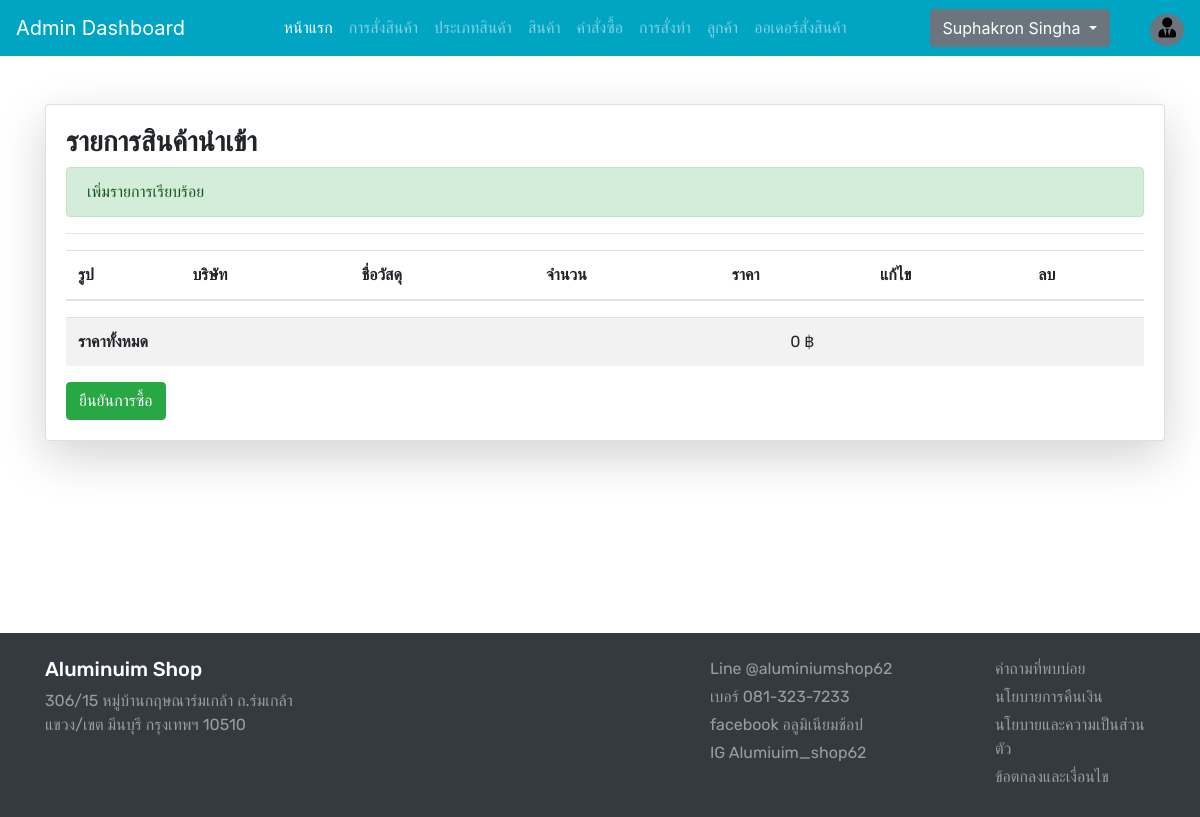
The page /admin/admincompanyIN.php (signed in) on the database as committed earlier.
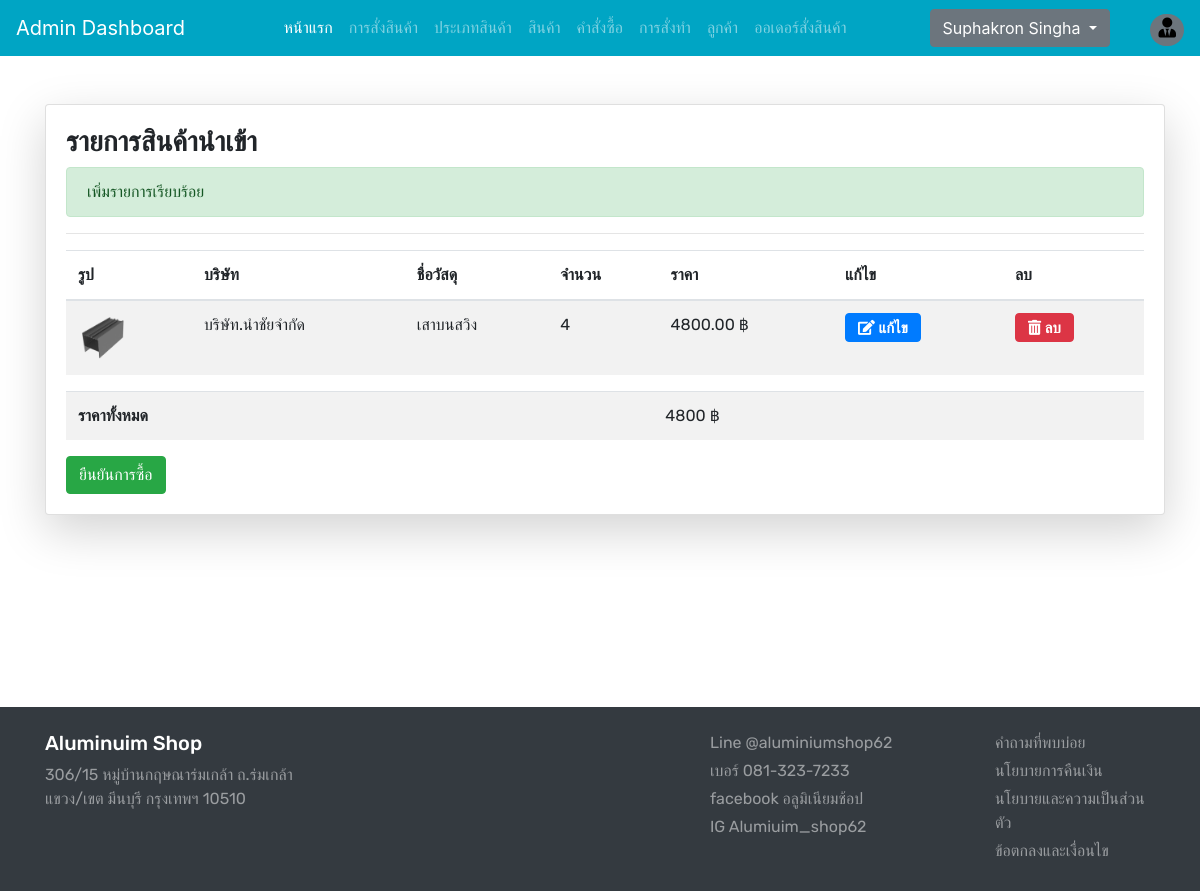
The same page on the database as committed later.
### tables this page shows
CREATE TABLE `admincart` (
  `A_id` int(11) NOT NULL,
  `admin_id` int(11) NOT NULL,
  `company_id` int(11) NOT NULL,
  `item_id` int(11) NOT NULL,
  `A_qty` int(11) NOT NULL,
  `A_price` double(10,2) NOT NULL
);

CREATE TABLE `product` (
  `item_id` int(11) NOT NULL,
  `item_brand` int(11) NOT NULL,
  `item_name` varchar(255) NOT NULL,
  `item_price` double(10,2) NOT NULL,
  `item_image` varchar(255) NOT NULL,
  `item_register` datetime DEFAULT NULL,
  `item_qty` int(11) NOT NULL
);

CREATE TABLE `company` (
  `company_id` int(11) NOT NULL,
  `company_name` varchar(255) NOT NULL,
  `Date` datetime NOT NULL DEFAULT current_timestamp(),
  `company_image` varchar(255) NOT NULL
);

### functions.php (called while the page is built, shortened)
<?php
require ('database/DBController.php');
require ('database/Admin.php');
$db = new DBController();
$adminuser = new Admin($db);

### database/Admin.php (called while the page is built, shortened)
<?php
class Admin
{
    public $db = null;
    public function __construct(DBController $db)
    {
        $this->db = $db;
    }
    public function admincartfetch() {
        $result = mysqli_query($this->db->con,"SELECT admincart.A_id, admincart.admin_id, admincart.company_id, admincart.item_id, product.item_image, company.company_name, product.item_name,
        admincart.A_qty, admincart.A_price FROM admincart
        INNER JOIN company ON company.company_id = admincart.company_id
        INNER JOIN product ON product.item_id = admincart.item_id");
        return $result;
    }
}

### database/DBController.php (called while the page is built, shortened)
<?php
class DBController
{
    protected $host = 'localhost';
    protected $user = 'root';
    protected $password = '';
    protected $database = "project";
    public function __construct()
    {
        $this->con = mysqli_connect($this->host, $this->user, $this->password, $this->database);
    }
}

### admin/admincompanyIN.php (the view, shortened to what this page needs)
<?php
    if ($_SESSION['admin_id'] == "") {
        header("location: adminlogin.php");
    } else {
?>
<?php
include ('adminheader.php');
?>
<br>
<br>
    <div class="container">
        <div class="row">
            <div class="col-md-3">
                <div class="card shadow-lg p-30 card-responsive" style="width: 70rem;">
                    <div class="card-body">
                        <div class="font-rubik ">
                            <h3><strong>รายการสินค้านำเข้า</strong></h3>
                                <?php if (isset($_SESSION['success'])) { ?>
                                    <div class="alert alert-success">
                                        <?php
                                            echo $_SESSION['success'];
                                        ?>
                                    </div>
                                <?php } ?>
                            <hr>
                            <table class="table table-striped">
                                <thead>
                                    <th>รูป</th>
                                    <th>บริษัท</th>
                                    <th>ชื่อวัสดุ</th>
                                    <th>จำนวน</th>
                                    <th>ราคา</th>
                                    <th>แก้ไข</th>
                                    <th>ลบ</th>
                                </thead>
                                    <?php
                                        $total=0;
                                        $sql = $adminuser->admincartfetch();
                                        while($row1 = mysqli_fetch_array($sql)) {
                                        $total=$total+$row1['A_price'];
                                    ?>
                                <tbody>
                                    <tr>
                                        <td><img src="../<?php echo $row1['item_image']; ?>" width="50px" height="50px" alt=" "></td>
                                        <td><?php echo $row1['company_name']; ?></td>
                                        <td><?php echo $row1['item_name']; ?></td>
                                        <td><?php echo $row1['A_qty']; ?></td>
                                        <td><?php echo $row1['A_price']; ?> ฿</td>
                                        <td><a href="adminupdatecompanyIN.php?id=<?php echo $row1['A_id']; ?>" class="fas fa-edit btn btn-primary" style="font-size: 15px;">&nbsp;แก้ไข</a></td>
                                        <td><a href="admindeleteadmincart.php?del=<?php echo $row1['A_id']; ?>" class="fas fa-trash-alt btn btn-danger" style="font-size: 15px;">&nbsp;ลบ</a></td>
                                    </tr>
                                </tbody>
                                <?php
                                    }
                                ?>
                            </table>
                            <table class="table table-striped">
                            <form method="post" action="admincompanycheck.php">
                                <tr>
                                    <td><strong>ราคาทั้งหมด</strong></td>
                                    <td><?php echo $total; ?> ฿</td>
                                </tr>
                            </table>
                            <button type="submit" name="submit" id="submit" class="btn btn-success">ยืนยันการซื้อ</button>
                        </div>
                    </div>
                </div>
            </div>
        </div>
    </div>
<br>
<br>
<br>
<br>
<br>
<br>
<br>
<br>
<?php
include ('adminfooter.php');
?>
<?php
}
?>

### admin/adminheader.php (shortened to what this page needs)
<!DOCTYPE html>
<html lang="en">
<head>
    <link rel="stylesheet" href="https://stackpath.bootstrapcdn.com/bootstrap/4.4.1/css/bootstrap.min.css">
    <link rel="stylesheet" href="https://cdnjs.cloudflare.com/ajax/libs/OwlCarousel2/2.3.4/assets/owl.carousel.min.css" />
    <link rel="stylesheet" href="https://cdnjs.cloudflare.com/ajax/libs/OwlCarousel2/2.3.4/assets/owl.theme.default.min.css" />
    <link rel="stylesheet" href="https://cdnjs.cloudflare.com/ajax/libs/font-awesome/5.13.0/css/all.min.css" />
    <link rel="stylesheet" href="../style.css">
    <link rel="stylesheet" href="//cdn.datatables.net/1.12.1/css/jquery.dataTables.min.css">
    <link rel="stylesheet" href="//cdn.datatables.net/responsive/2.3.0/js/dataTables.responsive.min.js">
    <?php
    require ('../functions.php');
    ?>
</head>
<body>
<header id="header">
    <nav class="navbar navbar-expand-lg navbar-dark color-second-bg">
        <a class="navbar-brand" href="#">Admin Dashboard</a>
        <div class="collapse navbar-collapse" id="navbarNav">
            <ul class="navbar-nav m-auto font-rubik">
                <li class="nav-item active">
                    <a class="nav-link" href="adminindex.php">หน้าแรก</a>
                </li>
                <li class="nav-item">
                    <a class="nav-link" href="admincompany.php">การสั่งสินค้า</a>
                </li>
                <li class="nav-item">
                    <a class="nav-link" href="admincatagory.php">ประเภทสินค้า</a>
                </li>
                <li class="nav-item">
                    <a class="nav-link" href="adminproduct.php">สินค้า</a>
                </li>
                <li class="nav-item">
                    <a class="nav-link" href="adminOrder.php">คำสั่งซื้อ</a>
                </li>
                <li class="nav-item">
                    <a class="nav-link" href="adminmadeOrder.php">การสั่งทำ</a>
                </li>
                <li class="nav-item">
                    <a class="nav-link" href="adminuser.php">ลูกค้า</a>
                </li>
                <li class="nav-item">
                    <a class="nav-link" href="adminincome.php">ออเดอร์สั่งสินค้า</a>
                </li>
            </ul>
            <?php if(isset($_SESSION['admin_id'])) { ?>
                <div class="dropdown">
                    <button class="btn btn-secondary dropdown-toggle" type="button" id="dropdownMenuButton" data-toggle="dropdown" aria-haspopup="true" aria-expanded="false">
                        <?php echo $_SESSION['A_fullname']; ?>
                    </button>
                </div>
                <form action="#" class="font-size-14 font-rale">
                    <a class="py-2 rounded-pill bg-secondary">
                        <span class="font-size-20 px-2 text-white"><i class="fas fa-user-tie" style="color:black;"></i></span>
                    </a>
                </form>
            <?php }else{ ?>
            <?php
            }
            ?>
        </div>
    </nav>
</header>
<main id="main-site">

### admin/adminfooter.php (shortened to what this page needs)
</main>
<footer id="footer" class="bg-dark text-white py-4">
    <div class="container">
        <div class="row">
            <div class="col-lg-3 col-12">
                <h4 class="font-rubik font-size-20">Aluminuim Shop</h4>
                <p class="font-size-30 font-rubik text-white-50">306/15 หมู่บ้านกฤษณาร่มเกล้า ถ.ร่มเกล้า แขวง/เขต มีนบุรี กรุงเทพฯ 10510</p>
            </div>
            <div class="col-lg-4 col-12">
            </div>
            <div class="col-lg-3 col-12">
                <div class="d-flex flex-column flex-wrap">
                    <a href="#" class="font-rubik font-size-17 text-white-50 pb-1">Line @aluminiumshop62</a>
                    <a href="#" class="font-rubik font-size-17 text-white-50 pb-1">เบอร์ 081-323-7233</a>
                    <a href="#" class="font-rubik font-size-17 text-white-50 pb-1">facebook อลูมิเนียมช้อป</a>
                    <a href="#" class="font-rubik font-size-17 text-white-50 pb-1">IG Alumiuim_shop62</a>
                </div>
            </div>
            <div class="col-lg-2 col-12">
                <div class="d-flex flex-column flex-wrap">
                    <a href="#" class="font-rubik font-size-17 text-white-50 pb-1">คำถามที่พบบ่อย</a>
                    <a href="#" class="font-rubik font-size-17 text-white-50 pb-1">นโยบายการคืนเงิน</a>
                    <a href="#" class="font-rubik font-size-17 text-white-50 pb-1">นโยบายและความเป็นส่วนตัว</a>
                    <a href="#" class="font-rubik font-size-17 text-white-50 pb-1">ข้อตกลงและเงื่อนไข</a>
                </div>
            </div>
        </div>
    </div>
</footer>
</body>
</html>

### style.css (style rules this page uses)
button, button:focus { outline: none !important; box-shadow: none !important; }
.font-rale { font-family: "Raleway", cursive; }
.font-rubik { font-family: "Rubik", cursive; }
.font-size-14 { font-size: 14px; }
.font-size-20 { font-size: 20px; }
.color-second-bg { background: #00A5C4; }

### admin/admincompanyIN.php (style rules this page uses)
body { background-image: url("./yousef-espanioly-c9Bh_Wf3aUw-unsplash.jpg"); background-size: cover; background-repeat: no-repeat; width: 100%; height: 100%; }

Rows that differ between the two databases and show on the page:
added admincart: item.item_image (picture), company.company_name "บริษัท.นำชัยจำกัด", item.item_name "เสาบนสวิง", A_qty "4", A_price "4800.00"
Other text that changed with them:
$total: "0" → "4800"
